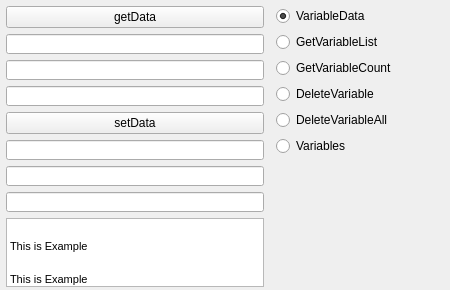
<?xml version="1.0" encoding="UTF-8"?>
<ui version="4.0">
 <class>FormTestVariable</class>
 <widget class="QWidget" name="FormTestVariable">
  <property name="geometry">
   <rect>
    <x>0</x>
    <y>0</y>
    <width>450</width>
    <height>290</height>
   </rect>
  </property>
  <property name="windowTitle">
   <string>Form</string>
  </property>
  <widget class="QWidget" name="verticalLayoutWidget_3">
   <property name="geometry">
    <rect>
     <x>276</x>
     <y>6</y>
     <width>171</width>
     <height>281</height>
    </rect>
   </property>
   <layout class="QVBoxLayout" name="verticalLayout_4">
    <item>
     <widget class="QRadioButton" name="rbtn_VariableData">
      <property name="text">
       <string>VariableData</string>
      </property>
      <property name="checked">
       <bool>true</bool>
      </property>
      <property name="autoRepeat">
       <bool>false</bool>
      </property>
     </widget>
    </item>
    <item>
     <widget class="QRadioButton" name="rbtn_VariableList">
      <property name="text">
       <string>GetVariableList</string>
      </property>
     </widget>
    </item>
    <item>
     <widget class="QRadioButton" name="rbtn_VariableCount">
      <property name="text">
       <string>GetVariableCount</string>
      </property>
     </widget>
    </item>
    <item>
     <widget class="QRadioButton" name="rbtn_VariableDelete">
      <property name="text">
       <string>DeleteVariable</string>
      </property>
     </widget>
    </item>
    <item>
     <widget class="QRadioButton" name="rbtn_VarDeleteAll">
      <property name="text">
       <string>DeleteVariableAll</string>
      </property>
     </widget>
    </item>
    <item>
     <widget class="QRadioButton" name="rbtn_Variables">
      <property name="text">
       <string>Variables</string>
      </property>
     </widget>
    </item>
    <item>
     <spacer name="verticalSpacer">
      <property name="orientation">
       <enum>Qt::Vertical</enum>
      </property>
      <property name="sizeHint" stdset="0">
       <size>
        <width>20</width>
        <height>40</height>
       </size>
      </property>
     </spacer>
    </item>
   </layout>
  </widget>
  <widget class="QWidget" name="verticalLayoutWidget">
   <property name="geometry">
    <rect>
     <x>6</x>
     <y>6</y>
     <width>258</width>
     <height>281</height>
    </rect>
   </property>
   <layout class="QVBoxLayout" name="Layout_Get">
    <item>
     <widget class="QPushButton" name="btn_GetData">
      <property name="text">
       <string>getData</string>
      </property>
      <property name="autoRepeat">
       <bool>false</bool>
      </property>
     </widget>
    </item>
    <item>
     <widget class="QLineEdit" name="txt_GetParam1">
      <property name="sizePolicy">
       <sizepolicy hsizetype="Minimum" vsizetype="Minimum">
        <horstretch>0</horstretch>
        <verstretch>0</verstretch>
       </sizepolicy>
      </property>
      <property name="minimumSize">
       <size>
        <width>0</width>
        <height>20</height>
       </size>
      </property>
      <property name="text">
       <string/>
      </property>
      <property name="frame">
       <bool>true</bool>
      </property>
      <property name="echoMode">
       <enum>QLineEdit::Normal</enum>
      </property>
      <property name="readOnly">
       <bool>false</bool>
      </property>
     </widget>
    </item>
    <item>
     <widget class="QLineEdit" name="txt_GetParam2">
      <property name="sizePolicy">
       <sizepolicy hsizetype="Minimum" vsizetype="Minimum">
        <horstretch>0</horstretch>
        <verstretch>0</verstretch>
       </sizepolicy>
      </property>
      <property name="minimumSize">
       <size>
        <width>0</width>
        <height>20</height>
       </size>
      </property>
      <property name="inputMask">
       <string/>
      </property>
      <property name="text">
       <string/>
      </property>
      <property name="readOnly">
       <bool>false</bool>
      </property>
     </widget>
    </item>
    <item>
     <widget class="QLineEdit" name="txt_GetParam3">
      <property name="sizePolicy">
       <sizepolicy hsizetype="Minimum" vsizetype="Minimum">
        <horstretch>0</horstretch>
        <verstretch>0</verstretch>
       </sizepolicy>
      </property>
      <property name="minimumSize">
       <size>
        <width>0</width>
        <height>20</height>
       </size>
      </property>
     </widget>
    </item>
    <item>
     <widget class="QPushButton" name="btn_SetData">
      <property name="text">
       <string>setData</string>
      </property>
      <property name="iconSize">
       <size>
        <width>13</width>
        <height>16</height>
       </size>
      </property>
      <property name="autoRepeat">
       <bool>false</bool>
      </property>
     </widget>
    </item>
    <item>
     <widget class="QLineEdit" name="txt_SetParam1">
      <property name="sizePolicy">
       <sizepolicy hsizetype="Minimum" vsizetype="Minimum">
        <horstretch>0</horstretch>
        <verstretch>0</verstretch>
       </sizepolicy>
      </property>
      <property name="minimumSize">
       <size>
        <width>0</width>
        <height>20</height>
       </size>
      </property>
      <property name="text">
       <string/>
      </property>
     </widget>
    </item>
    <item>
     <widget class="QLineEdit" name="txt_SetParam2">
      <property name="sizePolicy">
       <sizepolicy hsizetype="Minimum" vsizetype="Minimum">
        <horstretch>0</horstretch>
        <verstretch>0</verstretch>
       </sizepolicy>
      </property>
      <property name="minimumSize">
       <size>
        <width>0</width>
        <height>20</height>
       </size>
      </property>
      <property name="text">
       <string/>
      </property>
     </widget>
    </item>
    <item>
     <widget class="QLineEdit" name="txt_SetParam3">
      <property name="sizePolicy">
       <sizepolicy hsizetype="Minimum" vsizetype="Minimum">
        <horstretch>0</horstretch>
        <verstretch>0</verstretch>
       </sizepolicy>
      </property>
      <property name="minimumSize">
       <size>
        <width>0</width>
        <height>20</height>
       </size>
      </property>
      <property name="text">
       <string/>
      </property>
     </widget>
    </item>
    <item>
     <widget class="QTextEdit" name="txt_EditData">
      <property name="sizePolicy">
       <sizepolicy hsizetype="Minimum" vsizetype="Minimum">
        <horstretch>0</horstretch>
        <verstretch>0</verstretch>
       </sizepolicy>
      </property>
      <property name="minimumSize">
       <size>
        <width>0</width>
        <height>45</height>
       </size>
      </property>
     </widget>
    </item>
    <item>
     <spacer name="verticalSpacer_4">
      <property name="orientation">
       <enum>Qt::Vertical</enum>
      </property>
      <property name="sizeHint" stdset="0">
       <size>
        <width>20</width>
        <height>40</height>
       </size>
      </property>
     </spacer>
    </item>
    <item>
     <spacer name="verticalSpacer_3">
      <property name="orientation">
       <enum>Qt::Vertical</enum>
      </property>
      <property name="sizeHint" stdset="0">
       <size>
        <width>20</width>
        <height>40</height>
       </size>
      </property>
     </spacer>
    </item>
   </layout>
  </widget>
  <widget class="QWidget" name="verticalLayoutWidget_4">
   <property name="geometry">
    <rect>
     <x>10</x>
     <y>240</y>
     <width>420</width>
     <height>46</height>
    </rect>
   </property>
   <layout class="QVBoxLayout" name="Layout_Exam">
    <item>
     <widget class="QLabel" name="lb_Example">
      <property name="font">
       <font>
        <pointsize>8</pointsize>
       </font>
      </property>
      <property name="frameShape">
       <enum>QFrame::NoFrame</enum>
      </property>
      <property name="lineWidth">
       <number>2</number>
      </property>
      <property name="text">
       <string>This is Example</string>
      </property>
      <property name="scaledContents">
       <bool>false</bool>
      </property>
     </widget>
    </item>
    <item>
     <spacer name="verticalSpacer_2">
      <property name="orientation">
       <enum>Qt::Vertical</enum>
      </property>
      <property name="sizeHint" stdset="0">
       <size>
        <width>20</width>
        <height>40</height>
       </size>
      </property>
     </spacer>
    </item>
    <item>
     <widget class="QLabel" name="lb_Example_2">
      <property name="font">
       <font>
        <pointsize>8</pointsize>
       </font>
      </property>
      <property name="frameShape">
       <enum>QFrame::NoFrame</enum>
      </property>
      <property name="lineWidth">
       <number>2</number>
      </property>
      <property name="text">
       <string>This is Example</string>
      </property>
      <property name="scaledContents">
       <bool>false</bool>
      </property>
     </widget>
    </item>
   </layout>
  </widget>
 </widget>
 <resources/>
 <connections/>
</ui>
